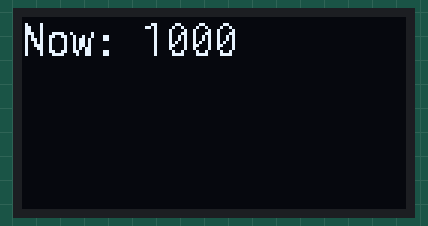
This program was run on a simulated Teensy 4. Parts: 128×64 one-colour display. What the program prints to the serial monitor is not drawn.

Above: at 1.1 s.
At 5.1 s:
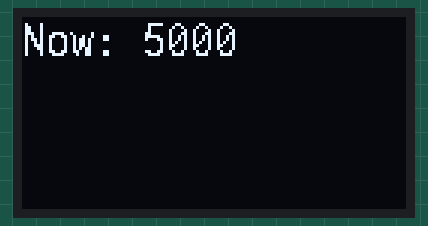
At 10.1 s:
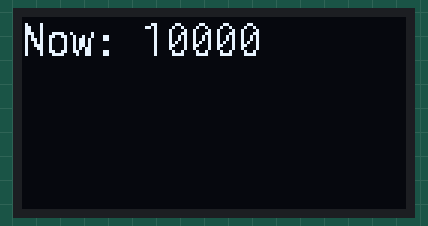
At 19.1 s:
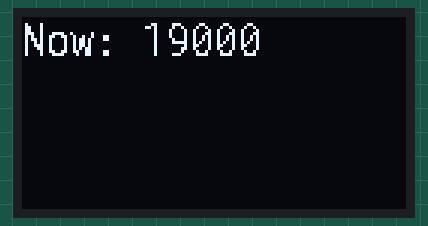
At 28.1 s:
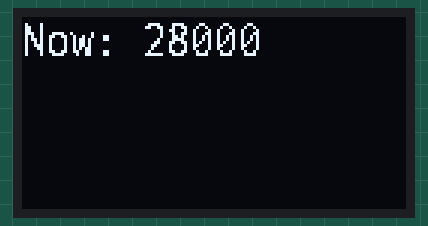
At 38.1 s:
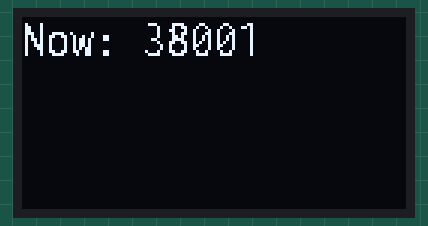

Measured:
- what the display in image 0 shows lasts 1.0 s, from 1.0 s to 2.0 s

The program:

main.cpp
```cpp
#include <Arduino.h>
#include <Adafruit_GFX.h>
#include <Adafruit_SSD1306.h>
#include <Fonts/Inconsolata9pt7b.h>

#define SCREEN_WIDTH 128 // OLED display width, in pixels
#define SCREEN_HEIGHT 64 // OLED display height, in pixels
#define LINE_HEIGHT 12
#define OLED_RESET -1
#define SCREEN_ADDRESS 0x3C

Adafruit_SSD1306 display(SCREEN_WIDTH, SCREEN_HEIGHT, &Wire, OLED_RESET);
void setup()
{
  Serial.begin(9600);
  if (!display.begin(SSD1306_SWITCHCAPVCC, SCREEN_ADDRESS))
  {
    Serial.println(F("SSD1306 allocation failed"));
    for (;;)
      ; // Don't proceed, loop forever
  }

  display.clearDisplay();
  display.setFont(&Inconsolata_Regular8pt7b);
  display.setTextSize(1);
  display.setTextColor(SSD1306_WHITE);
  display.setCursor(0, LINE_HEIGHT);
}

unsigned long checkpoint = 0;
unsigned long now = 0;

void loop()
{
  now = millis();
  if (now - checkpoint >= 1000)
  {
    checkpoint = now;
    Serial.printf("Now: %lu\n", now);
    display.clearDisplay();
    display.setCursor(0, LINE_HEIGHT);
    display.printf("Now: %lu\n", now);
    display.display();
  }
}
```

Source omitted: onsolata9pt7b.h (data table, 9901 bytes)
